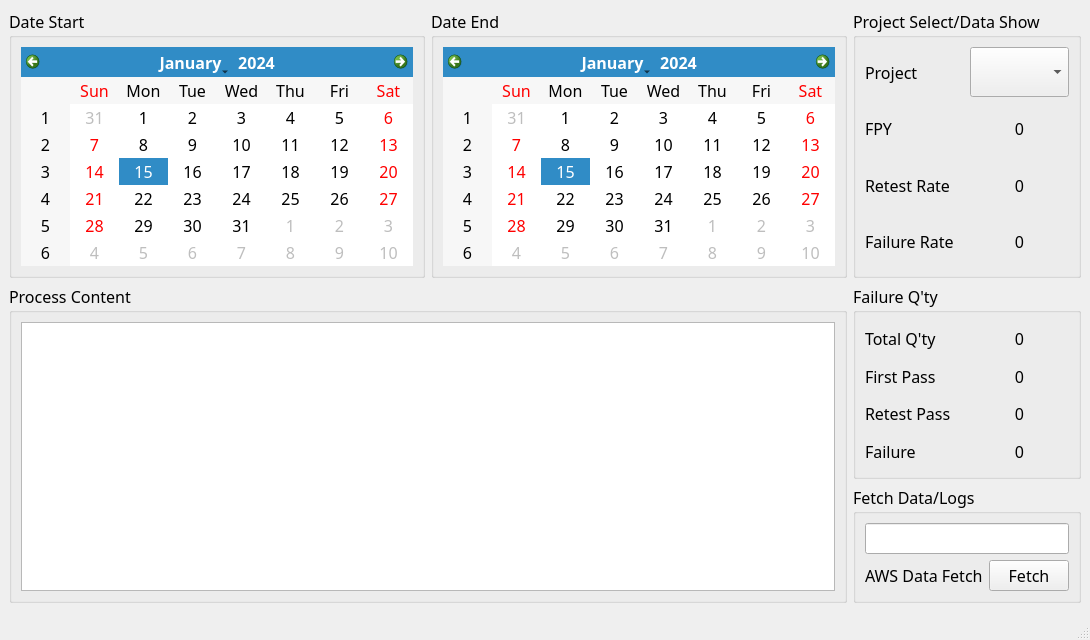
<?xml version="1.0" encoding="UTF-8"?>
<ui version="4.0">
 <class>MainWindow</class>
 <widget class="QMainWindow" name="MainWindow">
  <property name="geometry">
   <rect>
    <x>0</x>
    <y>0</y>
    <width>1050</width>
    <height>640</height>
   </rect>
  </property>
  <property name="font">
   <font>
    <family>Hack Nerd Font</family>
    <pointsize>12</pointsize>
   </font>
  </property>
  <property name="windowTitle">
   <string>MainWindow</string>
  </property>
  <widget class="QWidget" name="centralwidget">
   <layout class="QGridLayout" name="gridLayout_2" rowstretch="5,4,2" columnstretch="5,5,3">
    <item row="0" column="0">
     <widget class="QGroupBox" name="groupBox">
      <property name="font">
       <font>
        <family>Ubuntu Nerd Font</family>
        <pointsize>12</pointsize>
       </font>
      </property>
      <property name="title">
       <string>Date Start</string>
      </property>
      <layout class="QGridLayout" name="gridLayout_6">
       <item row="0" column="0">
        <widget class="QCalendarWidget" name="calendarWidget">
         <property name="locale">
          <locale language="English" country="UnitedStates"/>
         </property>
        </widget>
       </item>
      </layout>
     </widget>
    </item>
    <item row="0" column="1">
     <widget class="QGroupBox" name="groupBox_3">
      <property name="font">
       <font>
        <family>Ubuntu Nerd Font</family>
        <pointsize>12</pointsize>
       </font>
      </property>
      <property name="title">
       <string>Date End</string>
      </property>
      <layout class="QGridLayout" name="gridLayout_7">
       <item row="0" column="0">
        <widget class="QCalendarWidget" name="calendarWidget_2">
         <property name="locale">
          <locale language="English" country="UnitedStates"/>
         </property>
        </widget>
       </item>
      </layout>
     </widget>
    </item>
    <item row="0" column="2">
     <widget class="QGroupBox" name="groupBox_2">
      <property name="font">
       <font>
        <family>Ubuntu Nerd Font</family>
        <pointsize>12</pointsize>
       </font>
      </property>
      <property name="title">
       <string>Project Select/Data Show</string>
      </property>
      <layout class="QGridLayout" name="gridLayout">
       <item row="0" column="0">
        <widget class="QLabel" name="label">
         <property name="text">
          <string>Project</string>
         </property>
        </widget>
       </item>
       <item row="0" column="1">
        <widget class="QComboBox" name="comboBox">
         <property name="sizePolicy">
          <sizepolicy hsizetype="Preferred" vsizetype="Preferred">
           <horstretch>0</horstretch>
           <verstretch>0</verstretch>
          </sizepolicy>
         </property>
        </widget>
       </item>
       <item row="2" column="0">
        <widget class="QLabel" name="label_4">
         <property name="text">
          <string>FPY</string>
         </property>
        </widget>
       </item>
       <item row="2" column="1">
        <widget class="QLabel" name="label_5">
         <property name="text">
          <string>0</string>
         </property>
         <property name="alignment">
          <set>Qt::AlignCenter</set>
         </property>
        </widget>
       </item>
       <item row="3" column="0">
        <widget class="QLabel" name="label_7">
         <property name="text">
          <string>Retest Rate</string>
         </property>
        </widget>
       </item>
       <item row="3" column="1">
        <widget class="QLabel" name="label_6">
         <property name="text">
          <string>0</string>
         </property>
         <property name="alignment">
          <set>Qt::AlignCenter</set>
         </property>
        </widget>
       </item>
       <item row="4" column="0">
        <widget class="QLabel" name="label_9">
         <property name="text">
          <string>Failure Rate</string>
         </property>
        </widget>
       </item>
       <item row="4" column="1">
        <widget class="QLabel" name="label_8">
         <property name="text">
          <string>0</string>
         </property>
         <property name="alignment">
          <set>Qt::AlignCenter</set>
         </property>
        </widget>
       </item>
      </layout>
     </widget>
    </item>
    <item row="1" column="2">
     <widget class="QGroupBox" name="groupBox_6">
      <property name="font">
       <font>
        <family>Ubuntu Nerd Font</family>
        <pointsize>12</pointsize>
       </font>
      </property>
      <property name="title">
       <string>Failure Q'ty</string>
      </property>
      <layout class="QGridLayout" name="gridLayout_3">
       <item row="3" column="1">
        <widget class="QLabel" name="label_30">
         <property name="text">
          <string>0</string>
         </property>
         <property name="alignment">
          <set>Qt::AlignCenter</set>
         </property>
        </widget>
       </item>
       <item row="2" column="1">
        <widget class="QLabel" name="label_29">
         <property name="text">
          <string>0</string>
         </property>
         <property name="alignment">
          <set>Qt::AlignCenter</set>
         </property>
        </widget>
       </item>
       <item row="1" column="0">
        <widget class="QLabel" name="label_26">
         <property name="text">
          <string>First Pass</string>
         </property>
        </widget>
       </item>
       <item row="1" column="1">
        <widget class="QLabel" name="label_32">
         <property name="text">
          <string>0</string>
         </property>
         <property name="alignment">
          <set>Qt::AlignCenter</set>
         </property>
        </widget>
       </item>
       <item row="2" column="0">
        <widget class="QLabel" name="label_33">
         <property name="text">
          <string>Retest Pass</string>
         </property>
        </widget>
       </item>
       <item row="3" column="0">
        <widget class="QLabel" name="label_27">
         <property name="text">
          <string>Failure</string>
         </property>
        </widget>
       </item>
       <item row="0" column="0">
        <widget class="QLabel" name="label_2">
         <property name="text">
          <string>Total Q'ty</string>
         </property>
        </widget>
       </item>
       <item row="0" column="1">
        <widget class="QLabel" name="label_3">
         <property name="text">
          <string>0</string>
         </property>
         <property name="alignment">
          <set>Qt::AlignCenter</set>
         </property>
        </widget>
       </item>
      </layout>
     </widget>
    </item>
    <item row="2" column="2">
     <widget class="QGroupBox" name="groupBox_7">
      <property name="font">
       <font>
        <family>Ubuntu Nerd Font</family>
        <pointsize>12</pointsize>
       </font>
      </property>
      <property name="title">
       <string>Fetch Data/Logs</string>
      </property>
      <layout class="QGridLayout" name="gridLayout_4" rowstretch="0,0">
       <item row="1" column="0">
        <widget class="QLabel" name="label_34">
         <property name="text">
          <string>AWS Data Fetch</string>
         </property>
        </widget>
       </item>
       <item row="0" column="0" colspan="2">
        <widget class="QLineEdit" name="lineEdit"/>
       </item>
       <item row="1" column="1">
        <widget class="QPushButton" name="pushButton">
         <property name="text">
          <string>Fetch</string>
         </property>
        </widget>
       </item>
      </layout>
     </widget>
    </item>
    <item row="1" column="0" rowspan="2" colspan="2">
     <widget class="QGroupBox" name="groupBox_4">
      <property name="font">
       <font>
        <family>Ubuntu Nerd Font</family>
        <pointsize>12</pointsize>
       </font>
      </property>
      <property name="title">
       <string>Process Content</string>
      </property>
      <layout class="QVBoxLayout" name="verticalLayout">
       <item>
        <widget class="QTextBrowser" name="textBrowser">
         <property name="font">
          <font>
           <family>微软雅黑</family>
           <pointsize>12</pointsize>
          </font>
         </property>
         <property name="html">
          <string>&lt;!DOCTYPE HTML PUBLIC &quot;-//W3C//DTD HTML 4.0//EN&quot; &quot;http://www.w3.org/TR/REC-html40/strict.dtd&quot;&gt;
&lt;html&gt;&lt;head&gt;&lt;meta name=&quot;qrichtext&quot; content=&quot;1&quot; /&gt;&lt;style type=&quot;text/css&quot;&gt;
p, li { white-space: pre-wrap; }
&lt;/style&gt;&lt;/head&gt;&lt;body style=&quot; font-family:'微软雅黑','Ubuntu Nerd Font','Hack Nerd Font'; font-size:12pt; font-weight:400; font-style:normal;&quot;&gt;
&lt;p style=&quot;-qt-paragraph-type:empty; margin-top:0px; margin-bottom:0px; margin-left:0px; margin-right:0px; -qt-block-indent:0; text-indent:0px; font-family:'Ubuntu Nerd Font','Ubuntu Nerd Font','Hack Nerd Font';&quot;&gt;&lt;br /&gt;&lt;/p&gt;&lt;/body&gt;&lt;/html&gt;</string>
         </property>
        </widget>
       </item>
      </layout>
     </widget>
    </item>
   </layout>
  </widget>
  <widget class="QMenuBar" name="menubar">
   <property name="geometry">
    <rect>
     <x>0</x>
     <y>0</y>
     <width>1050</width>
     <height>25</height>
    </rect>
   </property>
  </widget>
  <widget class="QStatusBar" name="statusbar"/>
 </widget>
 <resources/>
 <connections/>
</ui>
